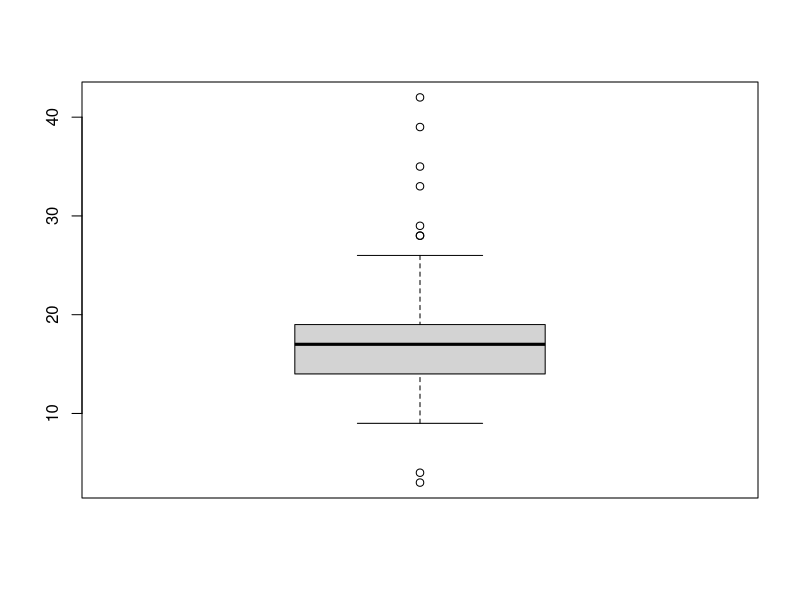
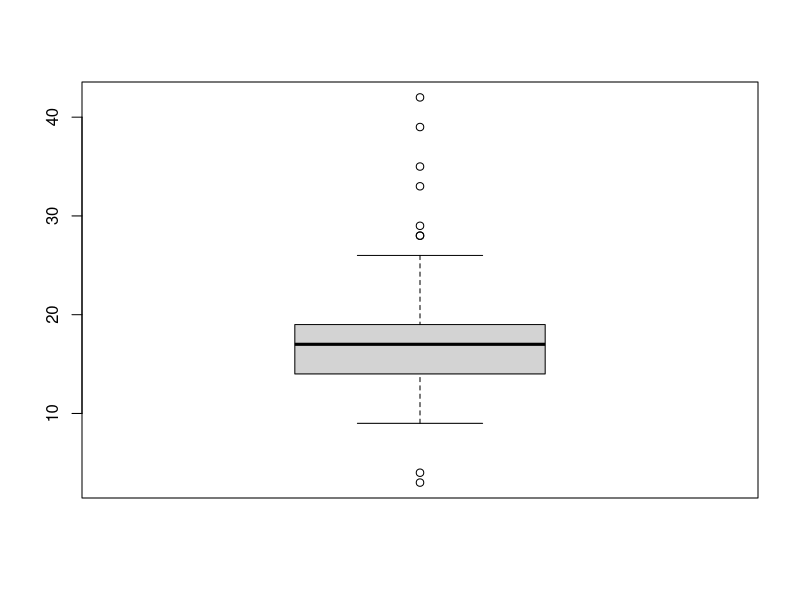
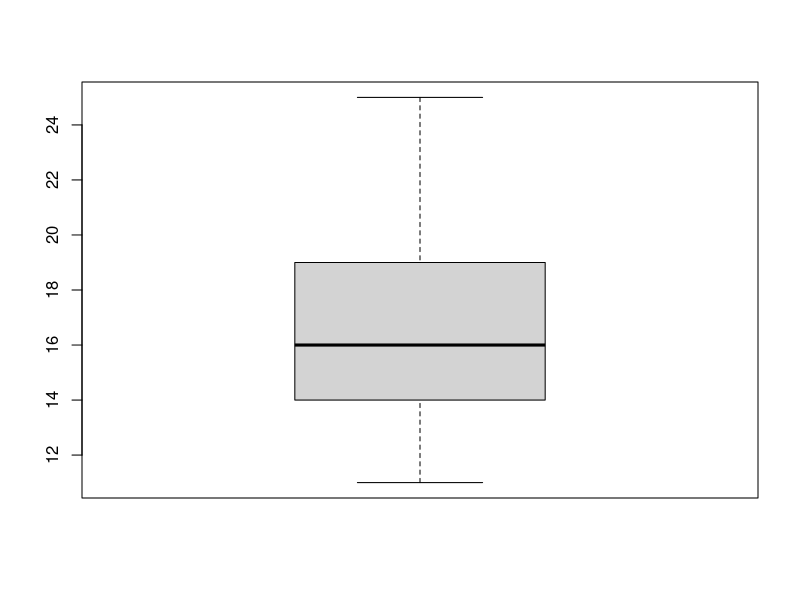

Here is the R script that generated these plots, in order:
library(ggplot2)

mpg <- as.data.frame(ggplot2::mpg)
mpg[c(10,14,58,93), "drv"] <- "k"
mpg[c(29,43,129,203), "cty"] <- c(3,4,39,42)

## drv 이상치 유무 확인
table(mpg$drv)

# 결측 처리
mpg$drv <- ifelse(mpg$drv %in% c("f", "r", 4), mpg$drv, NA)

# 이상치 유무 확인
table(mpg$drv)


# 상자 그림으로 cty에 이상치 유무 확인
boxplot(mpg$cty)
boxplot(mpg$cty)$stats

# 정상 범위 벗어난 값 결측 처리
mpg$cty <- ifelse(mpg$cty < 26 & mpg$cty > 9, mpg$cty, NA)

# 극단치 유무 확인
boxplot(mpg$cty)


# 이상치 제외한 다음, drv별로 cty 평균이 어떻게 다른지
library(dplyr)

mpg %>%
  filter(!is.na(drv) & !is.na(cty)) %>%
  group_by(drv) %>%
  summarise(cty_mean = mean(cty, na.rm = T))

mpg %>%
  filter(!is.na(drv) & !is.na(cty)) %>%
  group_by(drv) %>%
  summarise(cty_mean = mean(cty))
